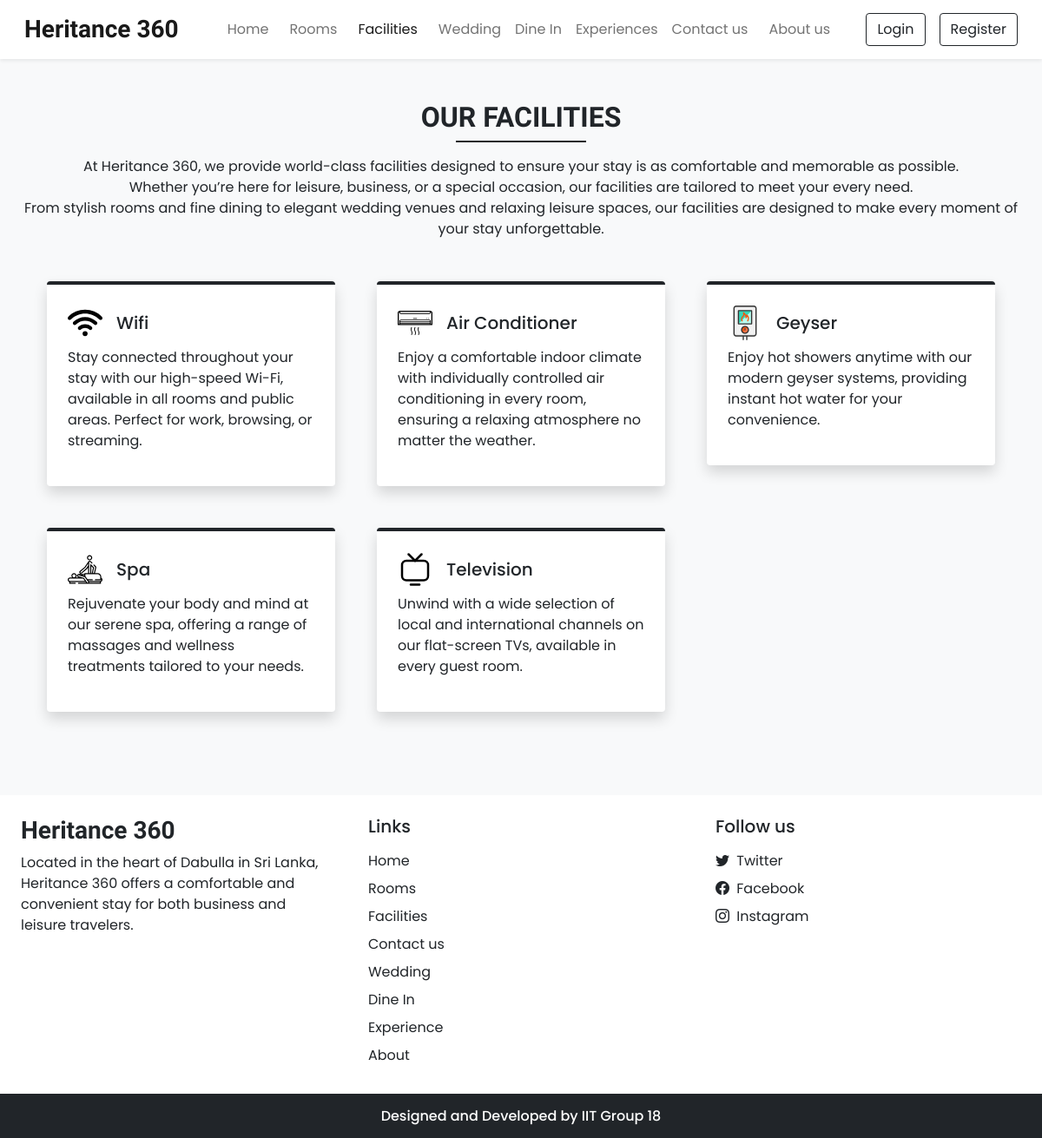
Screenshot of /facilities.php with the database file from the repository.
### tables this page shows
CREATE TABLE `settings` (
  `sr_no` int NOT NULL,
  `site_title` varchar(50) NOT NULL,
  `site_about` varchar(250) NOT NULL,
  `shutdown` tinyint(1) NOT NULL
);

CREATE TABLE `facilities` (
  `id` int NOT NULL,
  `icon` varchar(100) NOT NULL,
  `name` varchar(50) NOT NULL,
  `description` varchar(250) NOT NULL
);

### admin/inc/db_config.php (called while the page is built, shortened)
<?php
  function selectAll($table)
  {
    $con = $GLOBALS['con'];
    $res = mysqli_query($con,"SELECT * FROM $table");
    return $res;
  }
  function select($sql,$values,$datatypes)
  {
    $con = $GLOBALS['con'];
    if($stmt = mysqli_prepare($con,$sql))
    {
      if (!empty($values) && !empty($datatypes)) {
      mysqli_stmt_bind_param($stmt, $datatypes, ...$values);
    }
      if(mysqli_stmt_execute($stmt)){
        $res = mysqli_stmt_get_result($stmt);
        return $res;
      }
      else{
        mysqli_stmt_close($stmt);
        die("Query cannot be executed - Select");
      }
    }
    else{
      die("Query cannot be prepared - Select");
    }
  }
?>

### facilities.php (the view, shortened to what this page needs)
<!DOCTYPE html>
<html lang="en">
<head>
  <?php require('inc/links.php'); ?>
</head>
<body class="bg-light">
  <?php require('inc/header.php'); ?>
  <div class="my-5 px-4">
    <h2 class="fw-bold h-font text-center">OUR FACILITIES</h2>
    <div class="h-line bg-dark"></div>
    <p class="text-center mt-3">
      At Heritance 360, we provide world-class facilities designed to ensure your stay is as comfortable and memorable as possible.
      <br>
      Whether you’re here for leisure, business, or a special occasion, our facilities are tailored to meet your every need.
      <br>
      From stylish rooms and fine dining to elegant wedding venues and relaxing leisure spaces, our facilities are designed to make every moment of your stay unforgettable.
    </p>
  </div>
  <div class="container">
    <div class="row">
      <?php
        $res = selectAll('facilities');
        $path = FACILITIES_IMG_PATH;
        while($row = mysqli_fetch_assoc($res)){
          echo<<<data
            <div class="col-lg-4 col-md-6 mb-5 px-4">
              <div class="bg-white rounded shadow p-4 border-top border-4 border-dark pop">
                <div class="d-flex align-items-center mb-2">
                  <img src="$path$row[icon]" width="40px">
                  <h5 class="m-0 ms-3">$row[name]</h5>
                </div>
                <p>$row[description]</p>
              </div>
            </div>
          data;
        }
      ?>
    </div>
  </div>
  <?php require('inc/footer.php'); ?>
</body>
</html>

### inc/header.php (shortened to what this page needs)
<nav id="nav-bar" class="navbar navbar-expand-lg navbar-light bg-white px-lg-3 py-lg-2 shadow-sm sticky-top">
  <div class="container-fluid">
    <a class="navbar-brand me-5 fw-bold fs-3 h-font" href="index.php"><?php echo $settings_r['site_title'] ?></a>
    <div class="collapse navbar-collapse" id="navbarSupportedContent">
      <ul class="navbar-nav me-auto mb-2 mb-lg-0">
        <li class="nav-item">
          <a class="nav-link me-2" href="index.php">Home</a>
        </li>
        <li class="nav-item">
          <a class="nav-link me-2" href="rooms.php">Rooms</a>
        </li>
        <li class="nav-item">
          <a class="nav-link me-2" href="facilities.php">Facilities</a>
        </li>
        <li class="nav-item">
          <a class="nav-link" href="wedding_halls.php">Wedding</a>
        </li>
        <li class="nav-item">
          <a class="nav-link" href="dine_in.php">Dine In</a>
        </li>
        <li class="nav-item">
          <a class="nav-link" href="experience.php">Experiences</a>
        </li>
        <li class="nav-item">
          <a class="nav-link me-2" href="contact.php">Contact us</a>
        </li>
        <li class="nav-item">
          <a class="nav-link" href="about.php">About us</a>
        </li>
      </ul>
      <div class="d-flex">
        <?php
          if(isset($_SESSION['login']) && $_SESSION['login']==true)
          {
            $path = USERS_IMG_PATH;
            echo<<<data
              <div class="btn-group">
                <button type="button" class="btn btn-outline-dark shadow-none dropdown-toggle" data-bs-toggle="dropdown" data-bs-display="static" aria-expanded="false">
                  <img src="$path$_SESSION[uPic]" style="width: 25px; height: 25px;" class="me-1 rounded-circle">
                  $_SESSION[uName]
                </button>
                <ul class="dropdown-menu dropdown-menu-lg-end">
                  <li><a class="dropdown-item" href="profile.php">Profile</a></li>
                  <li><a class="dropdown-item" href="bookings.php">Bookings</a></li>
                  <li><a class="dropdown-item" href="logout.php">Logout</a></li>
                </ul>
              </div>
            data;
          }
          else
          {
            echo<<<data
              <button type="button" class="btn btn-outline-dark shadow-none me-lg-3 me-2" data-bs-toggle="modal" data-bs-target="#loginModal">
                Login
              </button>
              <button type="button" class="btn btn-outline-dark shadow-none" data-bs-toggle="modal" data-bs-target="#registerModal">
                Register
              </button>
            data;
          }
        ?>
      </div>
    </div>
  </div>
</nav>

### inc/footer.php (shortened to what this page needs)
<div class="container-fluid bg-white mt-5">
    <div class="row">
        <div class="col-lg-4 p-4">
            <h3 class="h-font fw-bold fs-3 mb-2"><?php echo $settings_r['site_title'] ?></h3>
            <p>
                <?php echo $settings_r['site_about'] ?>
            </p>
        </div>
        <div class="col-lg-4 p-4">
            <h5 class="mb-3">Links</h5>
            <a href="index.php" class="d-inline-block mb-2 text-dark text-decoration-none">Home</a> <br>
            <a href="rooms.php" class="d-inline-block mb-2 text-dark text-decoration-none">Rooms</a> <br>
            <a href="facilities.php" class="d-inline-block mb-2 text-dark text-decoration-none">Facilities</a> <br>
            <a href="contact.php" class="d-inline-block mb-2 text-dark text-decoration-none">Contact us</a> <br>
            <a href="wedding_halls.php" class="d-inline-block mb-2 text-dark text-decoration-none">Wedding</a><br>
            <a href="dine_in.php" class="d-inline-block mb-2 text-dark text-decoration-none">Dine In</a><br>
            <a href="experience.php" class="d-inline-block mb-2 text-dark text-decoration-none">Experience</a><br>
            <a href="about.php" class="d-inline-block mb-2 text-dark text-decoration-none">About</a><br>
        </div>
        <div class="col-lg-4 p-4">
            <h5 class="mb-3">Follow us</h5>
            <?php
            if ($contact_r['tw'] != '') {
                echo <<<data
              <a href="$contact_r[tw]" class="d-inline-block text-dark text-decoration-none mb-2">
                <i class="bi bi-twitter me-1"></i> Twitter
              </a><br>
            data;
            }
            ?>
            <a href="<?php echo $contact_r['fb'] ?>" class="d-inline-block text-dark text-decoration-none mb-2">
                <i class="bi bi-facebook me-1"></i> Facebook
            </a><br>
            <a href="<?php echo $contact_r['insta'] ?>" class="d-inline-block text-dark text-decoration-none">
                <i class="bi bi-instagram me-1"></i> Instagram
            </a><br>
        </div>
    </div>
</div>
<h6 class="text-center bg-dark text-white p-3 m-0">Designed and Developed by IIT Group 18</h6>

### css/common.css (style rules this page uses)
:root { --teal: #2ec1ac; --teal_hover: #279e8c; }
* { font-family: 'Poppins', sans-serif; }
.h-font { font-family: 'Merienda', cursive; }
.h-line { width: 150px; margin: 0 auto; height: 1.7px; }

### rows the page displays
settings: site_title "Heritance 360", site_about "Located in the heart of Dabulla in Sri Lanka, Heritance 360 offers a comfortable and convenient stay for both business and leisure travelers."
facilities: icon (picture), name "Wifi", description "Stay connected throughout your stay with our high-speed Wi-Fi, available in all rooms and public areas. Perfect for work, browsing, or streaming."
facilities: icon (picture), name "Air Conditioner", description "Enjoy a comfortable indoor climate with individually controlled air conditioning in every room, ensuring a relaxing atmosphere no matter the weather."
facilities: icon (picture), name "Geyser", description "Enjoy hot showers anytime with our modern geyser systems, providing instant hot water for your convenience."
facilities: icon (picture), name "Spa", description "Rejuvenate your body and mind at our serene spa, offering a range of massages and wellness treatments tailored to your needs."
facilities: icon (picture), name "Television", description "Unwind with a wide selection of local and international channels on our flat-screen TVs, available in every guest room."
